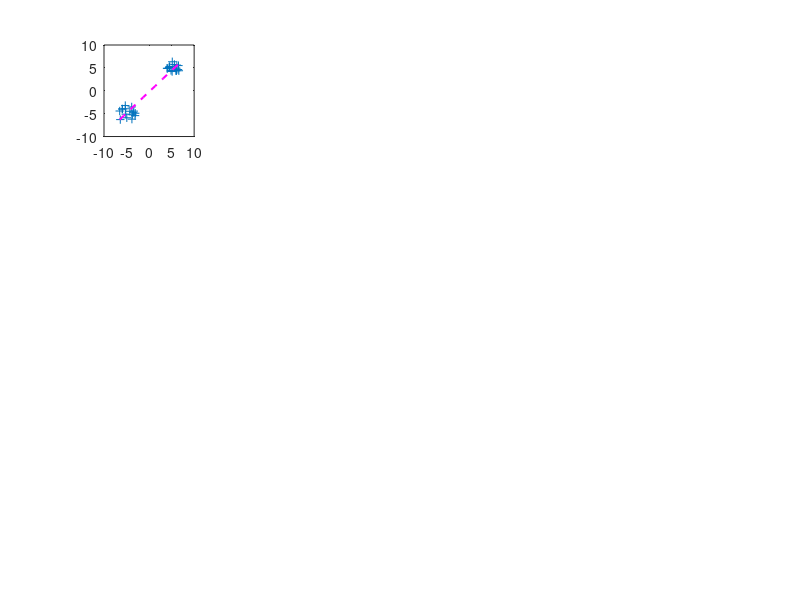

This chart was generated by the following MATLAB code: (Note: this script raises an error after producing the figure.)
%% Compare RSA Matrices Simulation

N = 16;

figure('Pos', [326 71 1291 912])

mu = [-5 -5; 5 5];
sigma = cat(3,[1 0; 0 1], [1 0; 0 1]);
%rng('default')  % For reproducibility
R = [];
R = [R; mvnrnd(mu(1,:),sigma(:,:,1),N)];
R = [R; mvnrnd(mu(2,:),sigma(:,:,2),N)];

subplot(4,5,1)
plot(R(:,1),R(:,2),'+')
set(gca,'xlim',[-10 10], 'ylim',[-10 10])
hold on
B = polyfit(R(:,1), R(:,2),1);
ls1 = plot(linspace(min(R(:,1)), max(R(:,1)),N),B(2) + linspace(min(R(:,1)), max(R(:,1)),N)*B(1),'--m','linewidth',1.5);
text(ls1.XData(end), ls1.YData(end),strrep(sprintf('r = %1.3f',corr(R(:,1), R(:,2))),'0.','.'),'Color','m')
B = polyfit(R(1:N,1), R(1:N,2),1);
ls2 = plot(linspace(min(R(1:N,1)), max(R(1:N,1)),N),B(2) + linspace(min(R(1:N,1)), max(R(1:N,1)),N)*B(1),'--r','linewidth',1.5);
text(ls2.XData(end), ls2.YData(end),strrep(sprintf('r = %1.3f',corr(R(1:N,1), R(1:N,2))),'0.','.'),'Color','r')
B = polyfit(R(N+1:end,1), R(N+1:end,2),1);
ls3 = plot(linspace(min(R(N+1:end,1)), max(R(N+1:end,1)),N),B(2) + linspace(min(R(N+1:end,1)), max(R(N+1:end,1)),N)*B(1),'--g','linewidth',1.5);
text(ls3.XData(end), ls3.YData(end),strrep(sprintf('r = %1.3f',corr(R(N+1:end,1), R(N+1:end,2))),'0.','.'),'Color','g')
hold off
title(sprintf('V_{corr} = %1.4f', (atanh(corr(R(1:N,1), R(1:N,2))) - atanh(corr(R(N+1:end,1), R(N+1:end,2))))*(atanh(corr(R(:,1), R(:,2))))))

mu = [-1 -1; 1 1];
sigma = cat(3,[1 0; 0 1], [1 0; 0 1]);
%rng('default')  % For reproducibility
R = [];
R = [R; mvnrnd(mu(1,:),sigma(:,:,1),N)];
R = [R; mvnrnd(mu(2,:),sigma(:,:,2),N)];

subplot(4,5,2)
plot(R(:,1),R(:,2),'+')
set(gca,'xlim',[-5 5], 'ylim',[-5 5])
hold on
B = polyfit(R(:,1), R(:,2),1);
ls1 = plot(linspace(min(R(:,1)), max(R(:,1)),N),B(2) + linspace(min(R(:,1)), max(R(:,1)),N)*B(1),'--m','linewidth',1.5);
text(ls1.XData(end), ls1.YData(end),strrep(sprintf('r = %1.3f',corr(R(:,1), R(:,2))),'0.','.'),'Color','m')
B = polyfit(R(1:N,1), R(1:N,2),1);
ls2 = plot(linspace(min(R(1:N,1)), max(R(1:N,1)),N),B(2) + linspace(min(R(1:N,1)), max(R(1:N,1)),N)*B(1),'--r','linewidth',1.5);
text(ls2.XData(end), ls2.YData(end),strrep(sprintf('r = %1.3f',corr(R(1:N,1), R(1:N,2))),'0.','.'),'Color','r')
B = polyfit(R(N+1:end,1), R(N+1:end,2),1);
ls3 = plot(linspace(min(R(N+1:end,1)), max(R(N+1:end,1)),N),B(2) + linspace(min(R(N+1:end,1)), max(R(N+1:end,1)),N)*B(1),'--g','linewidth',1.5);
text(ls3.XData(end), ls3.YData(end),strrep(sprintf('r = %1.3f',corr(R(N+1:end,1), R(N+1:end,2))),'0.','.'),'Color','g')
hold off
title(sprintf('V_{corr} = %1.4f', (atanh(corr(R(1:N,1), R(1:N,2))) - atanh(corr(R(N+1:end,1), R(N+1:end,2))))*(atanh(corr(R(:,1), R(:,2))))))

mu = [0 0; 0 0];
sigma = cat(3,[1 0; 0 1], [1 0; 0 1]);
%rng('default')  % For reproducibility
R = [];
R = [R; mvnrnd(mu(1,:),sigma(:,:,1),N)];
R = [R; mvnrnd(mu(2,:),sigma(:,:,2),N)];

subplot(4,5,3)
plot(R(:,1),R(:,2),'+')
set(gca,'xlim',[-5 5], 'ylim',[-5 5])
hold on
B = polyfit(R(:,1), R(:,2),1);
ls1 = plot(linspace(min(R(:,1)), max(R(:,1)),N),B(2) + linspace(min(R(:,1)), max(R(:,1)),N)*B(1),'--m','linewidth',1.5);
text(ls1.XData(end), ls1.YData(end),strrep(sprintf('r = %1.3f',corr(R(:,1), R(:,2))),'0.','.'),'Color','m')
B = polyfit(R(1:N,1), R(1:N,2),1);
ls2 = plot(linspace(min(R(1:N,1)), max(R(1:N,1)),N),B(2) + linspace(min(R(1:N,1)), max(R(1:N,1)),N)*B(1),'--r','linewidth',1.5);
text(ls2.XData(end), ls2.YData(end),strrep(sprintf('r = %1.3f',corr(R(1:N,1), R(1:N,2))),'0.','.'),'Color','r')
B = polyfit(R(N+1:end,1), R(N+1:end,2),1);
ls3 = plot(linspace(min(R(N+1:end,1)), max(R(N+1:end,1)),N),B(2) + linspace(min(R(N+1:end,1)), max(R(N+1:end,2)),N)*B(1),'--g','linewidth',1.5);
text(ls3.XData(end), ls3.YData(end),strrep(sprintf('r = %1.3f',corr(R(N+1:end,1), R(N+1:end,2))),'0.','.'),'Color','g')
hold off
title(sprintf('V_{corr} = %1.4f', (atanh(corr(R(1:N,1), R(1:N,2))) - atanh(corr(R(N+1:end,1), R(N+1:end,2))))*(atanh(corr(R(:,1), R(:,2))))))

mu = [-1 1; 1 -1];
sigma = cat(3,[1 0; 0 1], [1 0; 0 1]);
%rng('default')  % For reproducibility
R = [];
R = [R; mvnrnd(mu(1,:),sigma(:,:,1),N)];
R = [R; mvnrnd(mu(2,:),sigma(:,:,2),N)];

subplot(4,5,4)
plot(R(:,1),R(:,2),'+')
set(gca,'xlim',[-5 5], 'ylim',[-5 5])
hold on
B = polyfit(R(:,1), R(:,2),1);
ls1 = plot(linspace(min(R(:,1)), max(R(:,1)),N),B(2) + linspace(min(R(:,1)), max(R(:,1)),N)*B(1),'--m','linewidth',1.5);
text(ls1.XData(end), ls1.YData(end),strrep(sprintf('r = %1.3f',corr(R(:,1), R(:,2))),'0.','.'),'Color','m')
B = polyfit(R(1:N,1), R(1:N,2),1);
ls2 = plot(linspace(min(R(1:N,1)), max(R(1:N,1)),N),B(2) + linspace(min(R(1:N,1)), max(R(1:N,1)),N)*B(1),'--r','linewidth',1.5);
text(ls2.XData(end), ls2.YData(end),strrep(sprintf('r = %1.3f',corr(R(1:N,1), R(1:N,2))),'0.','.'),'Color','r')
B = polyfit(R(N+1:end,1), R(N+1:end,2),1);
ls3 = plot(linspace(min(R(N+1:end,1)), max(R(N+1:end,1)),N),B(2) + linspace(min(R(N+1:end,1)), max(R(N+1:end,1)),N)*B(1),'--g','linewidth',1.5);
text(ls3.XData(end), ls3.YData(end),strrep(sprintf('r = %1.3f',corr(R(N+1:end,1), R(N+1:end,2))),'0.','.'),'Color','g')
hold off
title(sprintf('V_{corr} = %1.4f', (atanh(corr(R(1:N,1), R(1:N,2))) - atanh(corr(R(N+1:end,1), R(N+1:end,2))))*(atanh(corr(R(:,1), R(:,2))))))

mu = [-5 5; 5 -5];
sigma = cat(3,[1 0; 0 1], [1 0; 0 1]);
%rng('default')  % For reproducibility
R = [];
R = [R; mvnrnd(mu(1,:),sigma(:,:,1),N)];
R = [R; mvnrnd(mu(2,:),sigma(:,:,2),N)];

subplot(4,5,5)
plot(R(:,1),R(:,2),'+')
set(gca,'xlim',[-10 10], 'ylim',[-10 10])
hold on
B = polyfit(R(:,1), R(:,2),1);
ls1 = plot(linspace(min(R(:,1)), max(R(:,1)),N),B(2) + linspace(min(R(:,1)), max(R(:,1)),N)*B(1),'--m','linewidth',1.5);
text(ls1.XData(end), ls1.YData(end),strrep(sprintf('r = %1.3f',corr(R(:,1), R(:,2))),'0.','.'),'Color','m')
B = polyfit(R(1:N,1), R(1:N,2),1);
ls2 = plot(linspace(min(R(1:N,1)), max(R(1:N,1)),N),B(2) + linspace(min(R(1:N,1)), max(R(1:N,1)),N)*B(1),'--r','linewidth',1.5);
text(ls2.XData(end), ls2.YData(end),strrep(sprintf('r = %1.3f',corr(R(1:N,1), R(1:N,2))),'0.','.'),'Color','r')
B = polyfit(R(N+1:end,1), R(N+1:end,2),1);
ls3 = plot(linspace(min(R(N+1:end,1)), max(R(N+1:end,1)),N),B(2) + linspace(min(R(N+1:end,1)), max(R(N+1:end,1)),N)*B(1),'--g','linewidth',1.5);
text(ls3.XData(end), ls3.YData(end),strrep(sprintf('r = %1.3f',corr(R(N+1:end,1), R(N+1:end,2))),'0.','.'),'Color','g')
hold off
title(sprintf('V_{corr} = %1.4f', (atanh(corr(R(1:N,1), R(1:N,2))) - atanh(corr(R(N+1:end,1), R(N+1:end,2))))*(atanh(corr(R(:,1), R(:,2))))))

mu = [-5 -5; 5 5];
sigma = cat(3,[1 .9; .9 1], [1 0; 0 1]);
%rng('default')  % For reproducibility
R = [];
R = [R; mvnrnd(mu(1,:),sigma(:,:,1),N)];
R = [R; mvnrnd(mu(2,:),sigma(:,:,2),N)];

subplot(4,5,6)
plot(R(:,1),R(:,2),'+')
set(gca,'xlim',[-10 10], 'ylim',[-10 10])
hold on
B = polyfit(R(:,1), R(:,2),1);
ls1 = plot(linspace(min(R(:,1)), max(R(:,1)),N),B(2) + linspace(min(R(:,1)), max(R(:,1)),N)*B(1),'--m','linewidth',1.5);
text(ls1.XData(end), ls1.YData(end),strrep(sprintf('r = %1.3f',corr(R(:,1), R(:,2))),'0.','.'),'Color','m')
B = polyfit(R(1:N,1), R(1:N,2),1);
ls2 = plot(linspace(min(R(1:N,1)), max(R(1:N,1)),N),B(2) + linspace(min(R(1:N,1)), max(R(1:N,1)),N)*B(1),'--r','linewidth',1.5);
text(ls2.XData(end), ls2.YData(end),strrep(sprintf('r = %1.3f',corr(R(1:N,1), R(1:N,2))),'0.','.'),'Color','r')
B = polyfit(R(N+1:end,1), R(N+1:end,2),1);
ls3 = plot(linspace(min(R(N+1:end,1)), max(R(N+1:end,1)),N),B(2) + linspace(min(R(N+1:end,1)), max(R(N+1:end,1)),N)*B(1),'--g','linewidth',1.5);
text(ls3.XData(end), ls3.YData(end),strrep(sprintf('r = %1.3f',corr(R(N+1:end,1), R(N+1:end,2))),'0.','.'),'Color','g')
hold off
title(sprintf('V_{corr} = %1.4f', (atanh(corr(R(1:N,1), R(1:N,2))) - atanh(corr(R(N+1:end,1), R(N+1:end,2))))*(atanh(corr(R(:,1), R(:,2))))))

mu = [-1 -1; 1 1];
sigma = cat(3,[1 .9; .9 1], [1 0; 0 1]);
%rng('default')  % For reproducibility
R = [];
R = [R; mvnrnd(mu(1,:),sigma(:,:,1),N)];
R = [R; mvnrnd(mu(2,:),sigma(:,:,2),N)];

subplot(4,5,7)
plot(R(:,1),R(:,2),'+')
set(gca,'xlim',[-5 5], 'ylim',[-5 5])
hold on
B = polyfit(R(:,1), R(:,2),1);
ls1 = plot(linspace(min(R(:,1)), max(R(:,1)),N),B(2) + linspace(min(R(:,1)), max(R(:,1)),N)*B(1),'--m','linewidth',1.5);
text(ls1.XData(end), ls1.YData(end),strrep(sprintf('r = %1.3f',corr(R(:,1), R(:,2))),'0.','.'),'Color','m')
B = polyfit(R(1:N,1), R(1:N,2),1);
ls2 = plot(linspace(min(R(1:N,1)), max(R(1:N,1)),N),B(2) + linspace(min(R(1:N,1)), max(R(1:N,1)),N)*B(1),'--r','linewidth',1.5);
text(ls2.XData(end), ls2.YData(end),strrep(sprintf('r = %1.3f',corr(R(1:N,1), R(1:N,2))),'0.','.'),'Color','r')
B = polyfit(R(N+1:end,1), R(N+1:end,2),1);
ls3 = plot(linspace(min(R(N+1:end,1)), max(R(N+1:end,1)),N),B(2) + linspace(min(R(N+1:end,1)), max(R(N+1:end,1)),N)*B(1),'--g','linewidth',1.5);
text(ls3.XData(end), ls3.YData(end),strrep(sprintf('r = %1.3f',corr(R(N+1:end,1), R(N+1:end,2))),'0.','.'),'Color','g')
hold off
title(sprintf('V_{corr} = %1.4f', (atanh(corr(R(1:N,1), R(1:N,2))) - atanh(corr(R(N+1:end,1), R(N+1:end,2))))*(atanh(corr(R(:,1), R(:,2))))))

mu = [0 0; 0 0];
sigma = cat(3,[1 .9; .9 1], [1 0; 0 1]);
%rng('default')  % For reproducibility
R = [];
R = [R; mvnrnd(mu(1,:),sigma(:,:,1),N)];
R = [R; mvnrnd(mu(2,:),sigma(:,:,2),N)];

subplot(4,5,8)
plot(R(:,1),R(:,2),'+')
set(gca,'xlim',[-5 5], 'ylim',[-5 5])
hold on
B = polyfit(R(:,1), R(:,2),1);
ls1 = plot(linspace(min(R(:,1)), max(R(:,1)),N),B(2) + linspace(min(R(:,1)), max(R(:,1)),N)*B(1),'--m','linewidth',1.5);
text(ls1.XData(end), ls1.YData(end),strrep(sprintf('r = %1.3f',corr(R(:,1), R(:,2))),'0.','.'),'Color','m')
B = polyfit(R(1:N,1), R(1:N,2),1);
ls2 = plot(linspace(min(R(1:N,1)), max(R(1:N,1)),N),B(2) + linspace(min(R(1:N,1)), max(R(1:N,1)),N)*B(1),'--r','linewidth',1.5);
text(ls2.XData(end), ls2.YData(end),strrep(sprintf('r = %1.3f',corr(R(1:N,1), R(1:N,2))),'0.','.'),'Color','r')
B = polyfit(R(N+1:end,1), R(N+1:end,2),1);
ls3 = plot(linspace(min(R(N+1:end,1)), max(R(N+1:end,1)),N),B(2) + linspace(min(R(N+1:end,1)), max(R(N+1:end,1)),N)*B(1),'--g','linewidth',1.5);
text(ls3.XData(end), ls3.YData(end),strrep(sprintf('r = %1.3f',corr(R(N+1:end,1), R(N+1:end,2))),'0.','.'),'Color','g')
hold off
title(sprintf('V_{corr} = %1.4f', (atanh(corr(R(1:N,1), R(1:N,2))) - atanh(corr(R(N+1:end,1), R(N+1:end,2))))*(atanh(corr(R(:,1), R(:,2))))))

mu = [-1 1; 1 -1];
sigma = cat(3,[1 .9; .9 1], [1 0; 0 1]);
%rng('default')  % For reproducibility
R = [];
R = [R; mvnrnd(mu(1,:),sigma(:,:,1),N)];
R = [R; mvnrnd(mu(2,:),sigma(:,:,2),N)];

subplot(4,5,9)
plot(R(:,1),R(:,2),'+')
set(gca,'xlim',[-5 5], 'ylim',[-5 5])
hold on
B = polyfit(R(:,1), R(:,2),1);
ls1 = plot(linspace(min(R(:,1)), max(R(:,1)),N),B(2) + linspace(min(R(:,1)), max(R(:,1)),N)*B(1),'--m','linewidth',1.5);
text(ls1.XData(end), ls1.YData(end),strrep(sprintf('r = %1.3f',corr(R(:,1), R(:,2))),'0.','.'),'Color','m')
B = polyfit(R(1:N,1), R(1:N,2),1);
ls2 = plot(linspace(min(R(1:N,1)), max(R(1:N,1)),N),B(2) + linspace(min(R(1:N,1)), max(R(1:N,1)),N)*B(1),'--r','linewidth',1.5);
text(ls2.XData(end), ls2.YData(end),strrep(sprintf('r = %1.3f',corr(R(1:N,1), R(1:N,2))),'0.','.'),'Color','r')
B = polyfit(R(N+1:end,1), R(N+1:end,2),1);
ls3 = plot(linspace(min(R(N+1:end,1)), max(R(N+1:end,1)),N),B(2) + linspace(min(R(N+1:end,1)), max(R(N+1:end,1)),N)*B(1),'--g','linewidth',1.5);
text(ls3.XData(end), ls3.YData(end),strrep(sprintf('r = %1.3f',corr(R(N+1:end,1), R(N+1:end,2))),'0.','.'),'Color','g')
hold off
title(sprintf('V_{corr} = %1.4f', (atanh(corr(R(1:N,1), R(1:N,2))) - atanh(corr(R(N+1:end,1), R(N+1:end,2))))*(atanh(corr(R(:,1), R(:,2))))))

mu = [-5 5; 5 -5];
sigma = cat(3,[1 .9; .9 1], [1 0; 0 1]);
%rng('default')  % For reproducibility
R = [];
R = [R; mvnrnd(mu(1,:),sigma(:,:,1),N)];
R = [R; mvnrnd(mu(2,:),sigma(:,:,2),N)];

subplot(4,5,10)
plot(R(:,1),R(:,2),'+')
set(gca,'xlim',[-10 10], 'ylim',[-10 10])
hold on
B = polyfit(R(:,1), R(:,2),1);
ls1 = plot(linspace(min(R(:,1)), max(R(:,1)),N),B(2) + linspace(min(R(:,1)), max(R(:,1)),N)*B(1),'--m','linewidth',1.5);
text(ls1.XData(end), ls1.YData(end),strrep(sprintf('r = %1.3f',corr(R(:,1), R(:,2))),'0.','.'),'Color','m')
B = polyfit(R(1:N,1), R(1:N,2),1);
ls2 = plot(linspace(min(R(1:N,1)), max(R(1:N,1)),N),B(2) + linspace(min(R(1:N,1)), max(R(1:N,1)),N)*B(1),'--r','linewidth',1.5);
text(ls2.XData(end), ls2.YData(end),strrep(sprintf('r = %1.3f',corr(R(1:N,1), R(1:N,2))),'0.','.'),'Color','r')
B = polyfit(R(N+1:end,1), R(N+1:end,2),1);
ls3 = plot(linspace(min(R(N+1:end,1)), max(R(N+1:end,1)),N),B(2) + linspace(min(R(N+1:end,1)), max(R(N+1:end,1)),N)*B(1),'--g','linewidth',1.5);
text(ls3.XData(end), ls3.YData(end),strrep(sprintf('r = %1.3f',corr(R(N+1:end,1), R(N+1:end,2))),'0.','.'),'Color','g')
hold off
title(sprintf('V_{corr} = %1.4f', (atanh(corr(R(1:N,1), R(1:N,2))) - atanh(corr(R(N+1:end,1), R(N+1:end,2))))*(atanh(corr(R(:,1), R(:,2))))))

mu = [-5 -5; 5 5];
sigma = cat(3,[1 .9; .9 1], [1 -.9; -.9 1]);
%rng('default')  % For reproducibility
R = [];
R = [R; mvnrnd(mu(1,:),sigma(:,:,1),N)];
R = [R; mvnrnd(mu(2,:),sigma(:,:,2),N)];

subplot(4,5,11)
plot(R(:,1),R(:,2),'+')
set(gca,'xlim',[-10 10], 'ylim',[-10 10])
hold on
B = polyfit(R(:,1), R(:,2),1);
ls1 = plot(linspace(min(R(:,2)), max(R(:,2)),N),B(2) + linspace(min(R(:,2)), max(R(:,2)),N)*B(1),'--m','linewidth',1.5);
text(ls1.XData(end), ls1.YData(end),strrep(sprintf('r = %1.3f',corr(R(:,1), R(:,2))),'0.','.'),'Color','m')
B = polyfit(R(1:N,1), R(1:N,2),1);
ls2 = plot(linspace(min(R(1:N,2)), max(R(1:N,2)),N),B(2) + linspace(min(R(1:N,2)), max(R(1:N,2)),N)*B(1),'--r','linewidth',1.5);
text(ls2.XData(end), ls2.YData(end),strrep(sprintf('r = %1.3f',corr(R(1:N,1), R(1:N,2))),'0.','.'),'Color','r')
B = polyfit(R(N+1:end,1), R(N+1:end,2),1);
ls3 = plot(linspace(min(R(N+1:end,2)), max(R(N+1:end,2)),N),B(2) + linspace(min(R(N+1:end,2)), max(R(N+1:end,2)),N)*B(1),'--g','linewidth',1.5);
text(ls3.XData(end), ls3.YData(end),strrep(sprintf('r = %1.3f',corr(R(N+1:end,1), R(N+1:end,2))),'0.','.'),'Color','g')
hold off
title(sprintf('V_{corr} = %1.4f', (atanh(corr(R(1:N,1), R(1:N,2))) - atanh(corr(R(N+1:end,1), R(N+1:end,2))))*(atanh(corr(R(:,1), R(:,2))))))

mu = [-1 -1; 1 1];
sigma = cat(3,[1 .9; .9 1], [1 -.9; -.9 1]);
%rng('default')  % For reproducibility
R = [];
R = [R; mvnrnd(mu(1,:),sigma(:,:,1),N)];
R = [R; mvnrnd(mu(2,:),sigma(:,:,2),N)];

subplot(4,5,12)
plot(R(:,1),R(:,2),'+')
set(gca,'xlim',[-5 5], 'ylim',[-5 5])
hold on
B = polyfit(R(:,1), R(:,2),1);
ls1 = plot(linspace(min(R(:,1)), max(R(:,1)),N),B(2) + linspace(min(R(:,1)), max(R(:,1)),N)*B(1),'--m','linewidth',1.5);
text(ls1.XData(end), ls1.YData(end),strrep(sprintf('r = %1.3f',corr(R(:,1), R(:,2))),'0.','.'),'Color','m')
B = polyfit(R(1:N,1), R(1:N,2),1);
ls2 = plot(linspace(min(R(1:N,1)), max(R(1:N,1)),N),B(2) + linspace(min(R(1:N,1)), max(R(1:N,1)),N)*B(1),'--r','linewidth',1.5);
text(ls2.XData(end), ls2.YData(end),strrep(sprintf('r = %1.3f',corr(R(1:N,1), R(1:N,2))),'0.','.'),'Color','r')
B = polyfit(R(N+1:end,1), R(N+1:end,2),1);
ls3 = plot(linspace(min(R(N+1:end,1)), max(R(N+1:end,1)),N),B(2) + linspace(min(R(N+1:end,1)), max(R(N+1:end,1)),N)*B(1),'--g','linewidth',1.5);
text(ls3.XData(end), ls3.YData(end),strrep(sprintf('r = %1.3f',corr(R(N+1:end,1), R(N+1:end,2))),'0.','.'),'Color','g')
hold off
title(sprintf('V_{corr} = %1.4f', (atanh(corr(R(1:N,1), R(1:N,2))) - atanh(corr(R(N+1:end,1), R(N+1:end,2))))*(atanh(corr(R(:,1), R(:,2))))))

mu = [0 0; 0 0];
sigma = cat(3,[1 .9; .9 1], [1 -.9; -.9 1]);
%rng('default')  % For reproducibility
R = [];
R = [R; mvnrnd(mu(1,:),sigma(:,:,1),N)];
R = [R; mvnrnd(mu(2,:),sigma(:,:,2),N)];

subplot(4,5,13)
plot(R(:,1),R(:,2),'+')
set(gca,'xlim',[-5 5], 'ylim',[-5 5])
hold on
B = polyfit(R(:,1), R(:,2),1);
ls1 = plot(linspace(min(R(:,1)), max(R(:,1)),N),B(2) + linspace(min(R(:,1)), max(R(:,1)),N)*B(1),'--m','linewidth',1.5);
text(ls1.XData(end), ls1.YData(end),strrep(sprintf('r = %1.3f',corr(R(:,1), R(:,2))),'0.','.'),'Color','m')
B = polyfit(R(1:N,1), R(1:N,2),1);
ls2 = plot(linspace(min(R(1:N,1)), max(R(1:N,1)),N),B(2) + linspace(min(R(1:N,1)), max(R(1:N,1)),N)*B(1),'--r','linewidth',1.5);
text(ls2.XData(end), ls2.YData(end),strrep(sprintf('r = %1.3f',corr(R(1:N,1), R(1:N,2))),'0.','.'),'Color','r')
B = polyfit(R(N+1:end,1), R(N+1:end,2),1);
ls3 = plot(linspace(min(R(N+1:end,1)), max(R(N+1:end,1)),N),B(2) + linspace(min(R(N+1:end,1)), max(R(N+1:end,1)),N)*B(1),'--g','linewidth',1.5);
text(ls3.XData(end), ls3.YData(end),strrep(sprintf('r = %1.3f',corr(R(N+1:end,1), R(N+1:end,2))),'0.','.'),'Color','g')
hold off
title(sprintf('V_{corr} = %1.4f', (atanh(corr(R(1:N,1), R(1:N,2))) - atanh(corr(R(N+1:end,1), R(N+1:end,2))))*(atanh(corr(R(:,1), R(:,2))))))

mu = [-1 1; 1 -1];
sigma = cat(3,[1 .9; .9 1], [1 -.9; -.9 1]);
%rng('default')  % For reproducibility
R = [];
R = [R; mvnrnd(mu(1,:),sigma(:,:,1),N)];
R = [R; mvnrnd(mu(2,:),sigma(:,:,2),N)];

subplot(4,5,14)
plot(R(:,1),R(:,2),'+')
set(gca,'xlim',[-5 5], 'ylim',[-5 5])
hold on
B = polyfit(R(:,1), R(:,2),1);
ls1 = plot(linspace(min(R(:,1)), max(R(:,1)),N),B(2) + linspace(min(R(:,1)), max(R(:,1)),N)*B(1),'--m','linewidth',1.5);
text(ls1.XData(end), ls1.YData(end),strrep(sprintf('r = %1.3f',corr(R(:,1), R(:,2))),'0.','.'),'Color','m')
B = polyfit(R(1:N,1), R(1:N,2),1);
ls2 = plot(linspace(min(R(1:N,1)), max(R(1:N,1)),N),B(2) + linspace(min(R(1:N,1)), max(R(1:N,1)),N)*B(1),'--r','linewidth',1.5);
text(ls2.XData(end), ls2.YData(end),strrep(sprintf('r = %1.3f',corr(R(1:N,1), R(1:N,2))),'0.','.'),'Color','r')
B = polyfit(R(N+1:end,1), R(N+1:end,2),1);
ls3 = plot(linspace(min(R(N+1:end,1)), max(R(N+1:end,1)),N),B(2) + linspace(min(R(N+1:end,1)), max(R(N+1:end,1)),N)*B(1),'--g','linewidth',1.5);
text(ls3.XData(end), ls3.YData(end),strrep(sprintf('r = %1.3f',corr(R(N+1:end,1), R(N+1:end,2))),'0.','.'),'Color','g')
hold off
title(sprintf('V_{corr} = %1.4f', (atanh(corr(R(1:N,1), R(1:N,2))) - atanh(corr(R(N+1:end,1), R(N+1:end,2))))*(atanh(corr(R(:,1), R(:,2))))))

mu = [-5 5; 5 -5];
sigma = cat(3,[1 .9; .9 1], [1 -.9; -.9 1]);
%rng('default')  % For reproducibility
R = [];
R = [R; mvnrnd(mu(1,:),sigma(:,:,1),N)];
R = [R; mvnrnd(mu(2,:),sigma(:,:,2),N)];

subplot(4,5,15)
plot(R(:,1),R(:,2),'+')
set(gca,'xlim',[-10 10], 'ylim',[-10 10])
hold on
B = polyfit(R(:,1), R(:,2),1);
ls1 = plot(linspace(min(R(:,1)), max(R(:,1)),N),B(2) + linspace(min(R(:,1)), max(R(:,1)),N)*B(1),'--m','linewidth',1.5);
text(ls1.XData(end), ls1.YData(end),strrep(sprintf('r = %1.3f',corr(R(:,1), R(:,2))),'0.','.'),'Color','m')
B = polyfit(R(1:N,1), R(1:N,2),1);
ls2 = plot(linspace(min(R(1:N,1)), max(R(1:N,1)),N),B(2) + linspace(min(R(1:N,1)), max(R(1:N,1)),N)*B(1),'--r','linewidth',1.5);
text(ls2.XData(end), ls2.YData(end),strrep(sprintf('r = %1.3f',corr(R(1:N,1), R(1:N,2))),'0.','.'),'Color','r')
B = polyfit(R(N+1:end,1), R(N+1:end,2),1);
ls3 = plot(linspace(min(R(N+1:end,1)), max(R(N+1:end,1)),N),B(2) + linspace(min(R(N+1:end,1)), max(R(N+1:end,1)),N)*B(1),'--g','linewidth',1.5);
text(ls3.XData(end), ls3.YData(end),strrep(sprintf('r = %1.3f',corr(R(N+1:end,1), R(N+1:end,2))),'0.','.'),'Color','g')
hold off
title(sprintf('V_{corr} = %1.4f', (atanh(corr(R(1:N,1), R(1:N,2))) - atanh(corr(R(N+1:end,1), R(N+1:end,2))))*(atanh(corr(R(:,1), R(:,2))))))

mu = [-5 -5; 5 5];
sigma = cat(3,[1 -.9; -.9 1], [1 -.9; -.9 1]);
%rng('default')  % For reproducibility
R = [];
R = [R; mvnrnd(mu(1,:),sigma(:,:,1),N)];
R = [R; mvnrnd(mu(2,:),sigma(:,:,2),N)];

subplot(4,5,16)
plot(R(:,1),R(:,2),'+')
set(gca,'xlim',[-10 10], 'ylim',[-10 10])
hold on
B = polyfit(R(:,1), R(:,2),1);
ls1 = plot(linspace(min(R(:,2)), max(R(:,2)),N),B(2) + linspace(min(R(:,2)), max(R(:,2)),N)*B(1),'--m','linewidth',1.5);
text(ls1.XData(end), ls1.YData(end),strrep(sprintf('r = %1.3f',corr(R(:,1), R(:,2))),'0.','.'),'Color','m')
B = polyfit(R(1:N,1), R(1:N,2),1);
ls2 = plot(linspace(min(R(1:N,2)), max(R(1:N,2)),N),B(2) + linspace(min(R(1:N,2)), max(R(1:N,2)),N)*B(1),'--r','linewidth',1.5);
text(ls2.XData(end), ls2.YData(end),strrep(sprintf('r = %1.3f',corr(R(1:N,1), R(1:N,2))),'0.','.'),'Color','r')
B = polyfit(R(N+1:end,1), R(N+1:end,2),1);
ls3 = plot(linspace(min(R(N+1:end,2)), max(R(N+1:end,2)),N),B(2) + linspace(min(R(N+1:end,2)), max(R(N+1:end,2)),N)*B(1),'--g','linewidth',1.5);
text(ls3.XData(end), ls3.YData(end),strrep(sprintf('r = %1.3f',corr(R(N+1:end,1), R(N+1:end,2))),'0.','.'),'Color','g')
hold off
title(sprintf('V_{corr} = %1.4f', (atanh(corr(R(1:N,1), R(1:N,2))) - atanh(corr(R(N+1:end,1), R(N+1:end,2))))*(atanh(corr(R(:,1), R(:,2))))))

mu = [-1 -1; 1 1];
sigma = cat(3,[1 -.9; -.9 1], [1 -.9; -.9 1]);
%rng('default')  % For reproducibility
R = [];
R = [R; mvnrnd(mu(1,:),sigma(:,:,1),N)];
R = [R; mvnrnd(mu(2,:),sigma(:,:,2),N)];

subplot(4,5,17)
plot(R(:,1),R(:,2),'+')
set(gca,'xlim',[-5 5], 'ylim',[-5 5])
hold on
B = polyfit(R(:,1), R(:,2),1);
ls1 = plot(linspace(min(R(:,1)), max(R(:,1)),N),B(2) + linspace(min(R(:,1)), max(R(:,1)),N)*B(1),'--m','linewidth',1.5);
text(ls1.XData(end), ls1.YData(end),strrep(sprintf('r = %1.3f',corr(R(:,1), R(:,2))),'0.','.'),'Color','m')
B = polyfit(R(1:N,1), R(1:N,2),1);
ls2 = plot(linspace(min(R(1:N,1)), max(R(1:N,1)),N),B(2) + linspace(min(R(1:N,1)), max(R(1:N,1)),N)*B(1),'--r','linewidth',1.5);
text(ls2.XData(end), ls2.YData(end),strrep(sprintf('r = %1.3f',corr(R(1:N,1), R(1:N,2))),'0.','.'),'Color','r')
B = polyfit(R(N+1:end,1), R(N+1:end,2),1);
ls3 = plot(linspace(min(R(N+1:end,1)), max(R(N+1:end,1)),N),B(2) + linspace(min(R(N+1:end,1)), max(R(N+1:end,1)),N)*B(1),'--g','linewidth',1.5);
text(ls3.XData(end), ls3.YData(end),strrep(sprintf('r = %1.3f',corr(R(N+1:end,1), R(N+1:end,2))),'0.','.'),'Color','g')
hold off
title(sprintf('V_{corr} = %1.4f', (atanh(corr(R(1:N,1), R(1:N,2))) - atanh(corr(R(N+1:end,1), R(N+1:end,2))))*(atanh(corr(R(:,1), R(:,2))))))

mu = [0 0; 0 0];
sigma = cat(3,[1 -.9; -.9 1], [1 -.9; -.9 1]);
%rng('default')  % For reproducibility
R = [];
R = [R; mvnrnd(mu(1,:),sigma(:,:,1),N)];
R = [R; mvnrnd(mu(2,:),sigma(:,:,2),N)];

subplot(4,5,18)
plot(R(:,1),R(:,2),'+')
set(gca,'xlim',[-5 5], 'ylim',[-5 5])
hold on
B = polyfit(R(:,1), R(:,2),1);
ls1 = plot(linspace(min(R(:,1)), max(R(:,1)),N),B(2) + linspace(min(R(:,1)), max(R(:,1)),N)*B(1),'--m','linewidth',1.5);
text(ls1.XData(end), ls1.YData(end),strrep(sprintf('r = %1.3f',corr(R(:,1), R(:,2))),'0.','.'),'Color','m')
B = polyfit(R(1:N,1), R(1:N,2),1);
ls2 = plot(linspace(min(R(1:N,1)), max(R(1:N,1)),N),B(2) + linspace(min(R(1:N,1)), max(R(1:N,1)),N)*B(1),'--r','linewidth',1.5);
text(ls2.XData(end), ls2.YData(end),strrep(sprintf('r = %1.3f',corr(R(1:N,1), R(1:N,2))),'0.','.'),'Color','r')
B = polyfit(R(N+1:end,1), R(N+1:end,2),1);
ls3 = plot(linspace(min(R(N+1:end,1)), max(R(N+1:end,1)),N),B(2) + linspace(min(R(N+1:end,1)), max(R(N+1:end,1)),N)*B(1),'--g','linewidth',1.5);
text(ls3.XData(end), ls3.YData(end),strrep(sprintf('r = %1.3f',corr(R(N+1:end,1), R(N+1:end,2))),'0.','.'),'Color','g')
hold off
title(sprintf('V_{corr} = %1.4f', (atanh(corr(R(1:N,1), R(1:N,2))) - atanh(corr(R(N+1:end,1), R(N+1:end,2))))*(atanh(corr(R(:,1), R(:,2))))))

mu = [-1 1; 1 -1];
sigma = cat(3,[1 -.9; -.9 1], [1 -.9; -.9 1]);
%rng('default')  % For reproducibility
R = [];
R = [R; mvnrnd(mu(1,:),sigma(:,:,1),N)];
R = [R; mvnrnd(mu(2,:),sigma(:,:,2),N)];

subplot(4,5,19)
plot(R(:,1),R(:,2),'+')
set(gca,'xlim',[-5 5], 'ylim',[-5 5])
hold on
B = polyfit(R(:,1), R(:,2),1);
ls1 = plot(linspace(min(R(:,1)), max(R(:,1)),N),B(2) + linspace(min(R(:,1)), max(R(:,1)),N)*B(1),'--m','linewidth',1.5);
text(ls1.XData(end), ls1.YData(end),strrep(sprintf('r = %1.3f',corr(R(:,1), R(:,2))),'0.','.'),'Color','m')
B = polyfit(R(1:N,1), R(1:N,2),1);
ls2 = plot(linspace(min(R(1:N,1)), max(R(1:N,1)),N),B(2) + linspace(min(R(1:N,1)), max(R(1:N,1)),N)*B(1),'--r','linewidth',1.5);
text(ls2.XData(end), ls2.YData(end),strrep(sprintf('r = %1.3f',corr(R(1:N,1), R(1:N,2))),'0.','.'),'Color','r')
B = polyfit(R(N+1:end,1), R(N+1:end,2),1);
ls3 = plot(linspace(min(R(N+1:end,1)), max(R(N+1:end,1)),N),B(2) + linspace(min(R(N+1:end,1)), max(R(N+1:end,1)),N)*B(1),'--g','linewidth',1.5);
text(ls3.XData(end), ls3.YData(end),strrep(sprintf('r = %1.3f',corr(R(N+1:end,1), R(N+1:end,2))),'0.','.'),'Color','g')
hold off
title(sprintf('V_{corr} = %1.4f', (atanh(corr(R(1:N,1), R(1:N,2))) - atanh(corr(R(N+1:end,1), R(N+1:end,2))))*(atanh(corr(R(:,1), R(:,2))))))

mu = [-5 5; 5 -5];
sigma = cat(3,[1 -.9; -.9 1], [1 -.9; -.9 1]);
%rng('default')  % For reproducibility
R = [];
R = [R; mvnrnd(mu(1,:),sigma(:,:,1),N)];
R = [R; mvnrnd(mu(2,:),sigma(:,:,2),N)];

subplot(4,5,20)
plot(R(:,1),R(:,2),'+')
set(gca,'xlim',[-10 10], 'ylim',[-10 10])
hold on
B = polyfit(R(:,1), R(:,2),1);
ls1 = plot(linspace(min(R(:,1)), max(R(:,1)),N),B(2) + linspace(min(R(:,1)), max(R(:,1)),N)*B(1),'--m','linewidth',1.5);
text(ls1.XData(end), ls1.YData(end),strrep(sprintf('r = %1.3f',corr(R(:,1), R(:,2))),'0.','.'),'Color','m')
B = polyfit(R(1:N,1), R(1:N,2),1);
ls2 = plot(linspace(min(R(1:N,1)), max(R(1:N,1)),N),B(2) + linspace(min(R(1:N,1)), max(R(1:N,1)),N)*B(1),'--r','linewidth',1.5);
text(ls2.XData(end), ls2.YData(end),strrep(sprintf('r = %1.3f',corr(R(1:N,1), R(1:N,2))),'0.','.'),'Color','r')
B = polyfit(R(N+1:end,1), R(N+1:end,2),1);
ls3 = plot(linspace(min(R(N+1:end,1)), max(R(N+1:end,1)),N),B(2) + linspace(min(R(N+1:end,1)), max(R(N+1:end,1)),N)*B(1),'--g','linewidth',1.5);
text(ls3.XData(end), ls3.YData(end),strrep(sprintf('r = %1.3f',corr(R(N+1:end,1), R(N+1:end,2))),'0.','.'),'Color','g')
hold off
title(sprintf('V_{corr} = %1.4f', (atanh(corr(R(1:N,1), R(1:N,2))) - atanh(corr(R(N+1:end,1), R(N+1:end,2))))*(atanh(corr(R(:,1), R(:,2))))))



%% Matrix 


N = 16;

%figure('Pos', [326 71 1291 912])

mu = [0 0; 0 0];
sigma = cat(3,[1 0.99; 0.99 1], [1 0; 0 1]);
%rng('default')  % For reproducibility
R = [];
R = [R; mvnrnd(mu(1,:),sigma(:,:,1),0.5*N*(0.5*N -1))];
R = [R; mvnrnd(mu(2,:),sigma(:,:,2),0.5*N*(0.5*N -1))];

fast_corr(tiedrank_(R(:,1),1), tiedrank_(R(:,2),1));
ICC(tiedrank_(R,1), 'A-k');
ICC(tiedrank_(R,1), 'C-k');


corrs1 = -0.9:0.05:0.9;
corrs2 = -0.9:0.05:0.9;

mu = [0 0; 0 0];
sigma = cat(3,[1 0; 0 1], [1 0; 0 1]);
Cor_Mat = zeros(length(corrs1),length(corrs2));
ICC_C_Mat = zeros(length(corrs1),length(corrs2));
ICC_A_Mat = zeros(length(corrs1),length(corrs2));
for c1 = 1:length(corrs1)
    for c2 = 1:length(corrs2)
        sigma(1,2,1) = corrs1(c1); sigma(2,1,1) = corrs1(c1);
        sigma(1,2,2) = corrs2(c2); sigma(2,1,2) = corrs2(c2);
        R = [];
        R = [R; mvnrnd(mu(1,:),sigma(:,:,1),0.5*N*(0.5*N -1))];
        R = [R; mvnrnd(mu(2,:),sigma(:,:,2),0.5*N*(0.5*N -1))];

        Cor_Mat(c1,c2) = fast_corr(tiedrank_(R(:,1),1), tiedrank_(R(:,2),1));
        %ICC_A_Mat(c1,c2) = ICC([R(1:56,1:2) R(57:112,1:2)], 'A-1');
        %ICC_C_Mat(c1,c2) = ICC([R(1:56,1:2) R(57:112,1:2)], 'C-1');
        tr_data = tiedrank_(R,1);
        ICC_A_Mat(c1,c2) = ICC([tr_data(1:56,1:2) tr_data(57:112,1:2)], 'A-k');
        ICC_C_Mat(c1,c2) = ICC([tr_data(1:56,1:2) tr_data(57:112,1:2)], 'C-k');
    end
end

figure
subplot(1,3,1)
surf(corrs1, corrs2, Cor_Mat)
title('Correlation'), xlabel('x'), ylabel('y')
subplot(1,3,2)
surf(corrs1, corrs2, ICC_A_Mat)
%set(gca,'zlim',[-3 1.2])
title('ICC Agreement'), xlabel('x'), ylabel('y')
subplot(1,3,3)
surf(corrs1, corrs2, ICC_C_Mat)
%set(gca,'zlim',[-3 1.2])
title('ICC Consistency'), xlabel('x'), ylabel('y')

figure
surf(corrs1, corrs2, ICC_A_Mat./ICC_C_Mat)
title('ICC Agreement/Consistency'), xlabel('x'), ylabel('y')


mus1 = -3:0.2:3;
mus2 = -3:0.2:3;

mu = [0 0; 0 0];
sigma = cat(3,[1 0; 0 1], [1 0; 0 1]);
Cor_Mat = zeros(length(mus1),length(mus2));
ICC_C_Mat = zeros(length(mus1),length(mus2));
ICC_A_Mat = zeros(length(mus1),length(mus2));
for m1 = 1:length(mus1)
    for m2 = 1:length(mus2) 
        mu(2,:) = [mus1(m1) mus2(m2)];
        R = [];
        R = [R; mvnrnd(mu(1,:),sigma(:,:,1),0.5*N*(0.5*N -1))];
        R = [R; mvnrnd(mu(2,:),sigma(:,:,2),0.5*N*(0.5*N -1))];

        Cor_Mat(m1,m2) = fast_corr(tiedrank_(R(:,1),1), tiedrank_(R(:,2),1));
        %ICC_A_Mat(m1,m2) = ICC([R(1:56,1:2) R(57:112,1:2)], 'A-1');
        %ICC_C_Mat(m1,m2) = ICC([R(1:56,1:2) R(57:112,1:2)], 'C-1');
        tr_data = tiedrank_(R,1);
        ICC_A_Mat(m1,m2) = ICC([tr_data(1:56,1:2) tr_data(57:112,1:2)], 'A-k');
        ICC_C_Mat(m1,m2) = ICC([tr_data(1:56,1:2) tr_data(57:112,1:2)], 'C-k');
    end
end

figure
subplot(1,3,1)
surf(mus1, mus2, Cor_Mat)
title('Correlation'), xlabel('x'), ylabel('y')
subplot(1,3,2)
surf(mus1, mus2, ICC_A_Mat)
%set(gca,'zlim',[-3 1.2])
title('ICC Agreement'), xlabel('x'), ylabel('y')
subplot(1,3,3)
surf(mus1, mus2, ICC_C_Mat)
%set(gca,'zlim',[-3 1.2])
title('ICC Consistency'), xlabel('x'), ylabel('y')


figure
surf(mus1, mus2, ICC_A_Mat./ICC_C_Mat)
title('ICC Agreement/Consistency'), xlabel('x'), ylabel('y')



mus1 = -2:1:2;
mus2 = -2:1:2;

mu = [0 0; 0 0];
sigma = cat(3,[1 0; 0 1], [1 0; 0 1]);
Cor_Cell = cell(length(mus1),length(mus2));
ICC_C_Cell = cell(length(mus1),length(mus2));
ICC_A_Cell = cell(length(mus1),length(mus2));
for m1 = 1:length(mus1)
    for m2 = 1:length(mus2) 

        corrs1 = -0.9:0.1:0.9;
        corrs2 = -0.9:0.1:0.9;

        Cor_Cell{m1,m2} = zeros(length(corrs1),length(corrs2));
        ICC_C_Cell{m1,m2} = zeros(length(corrs1),length(corrs2));
        ICC_A_Cell{m1,m2} = zeros(length(corrs1),length(corrs2));
        for c1 = 1:length(corrs1)
            for c2 = 1:length(corrs2)
                mu(2,:) = [mus1(m1) mus2(m2)];
                sigma(1,2,1) = corrs1(c1); sigma(2,1,1) = corrs1(c1);
                sigma(1,2,2) = corrs2(c2); sigma(2,1,2) = corrs2(c2);
                R = [];
                R = [R; mvnrnd(mu(1,:),sigma(:,:,1),0.5*N*(0.5*N -1))];
                R = [R; mvnrnd(mu(2,:),sigma(:,:,2),0.5*N*(0.5*N -1))];

                Cor_Cell{m1,m2}(c1,c2) = fast_corr(tiedrank_(R(:,1),1), tiedrank_(R(:,2),1));
                ICC_C_Cell{m1,m2}(c1,c2) = ICC([R(1:56,1:2) R(57:112,1:2)], 'A-1');
                ICC_A_Cell{m1,m2}(c1,c2) = ICC([R(1:56,1:2) R(57:112,1:2)], 'C-1');
                %tr_data = tiedrank_(R,1);
                %ICC_C_Cell{m1,m2}(c1,c2) = ICC([tr_data(1:56,1:2) tr_data(57:112,1:2)], 'A-1');
                %ICC_A_Cell{m1,m2}(c1,c2) = ICC([tr_data(1:56,1:2) tr_data(57:112,1:2)], 'C-1');
            end
        end
        
    end
end


figure
Data = ICC_C_Cell';
tmp_max = cell2mat(cellfun(@(x) max(x(:)), Data,'UniformOutput',0));
tmp_min = cell2mat(cellfun(@(x) min(x(:)), Data,'UniformOutput',0));
c_limit = [min(tmp_min(:)) max(tmp_max(:))];
for sbp = 1:25
    subplot(5,5,sbp)
    imagesc(Data{sbp})
    set(gca,'clim',c_limit, 'xtick',[], 'ytick',[])
    axis square
end 

figure
Data1 = ICC_C_Cell';
Data2 = ICC_A_Cell';
tmp_max = cell2mat(cellfun(@(x,y) max(x(:)./y(:)), Data1, Data2,'UniformOutput',0));
tmp_min = cell2mat(cellfun(@(x,y) min(x(:)./y(:)), Data1, Data2,'UniformOutput',0));
c_limit = [min(tmp_min(:)) max(tmp_max(:))];
for sbp = 1:25
    subplot(5,5,sbp)
    cur_data = Data1{sbp}./Data2{sbp};
    imagesc(cur_data)
    set(gca,'clim',c_limit,'xtick',[], 'ytick',[])
    axis square
end 


N = 16;

mus1 = [-3 -1 0 1 3]; %-2:1:2;
mus2 = [3 1 0 -1 -3]; %2:-1:-2;

mu = [0 0; 0 0];
sigma = cat(3,[1 0; 0 1], [1 0; 0 1]);
NMeas_Cell = cell(length(mus2),length(mus1));
for m2 = 1:length(mus2)
    for m1 = 1:length(mus1) 

        corrs1 = -0.9:0.1:0.9;
        corrs2 = 0.9:-0.1:-0.9;

        NMeas_Cell{m2,m1} = zeros(length(corrs2),length(corrs1));
        for c2 = 1:length(corrs2)
            for c1 = 1:length(corrs1)
                mu(2,:) = [mus1(m1) mus2(m2)];
                sigma(1,2,1) = corrs1(c1); sigma(2,1,1) = corrs1(c1);
                sigma(1,2,2) = corrs2(c2); sigma(2,1,2) = corrs2(c2);
                R = [];
                R = [R; mvnrnd(mu(1,:),sigma(:,:,1),0.5*N*(0.5*N -1))];
                R = [R; mvnrnd(mu(2,:),sigma(:,:,2),0.5*N*(0.5*N -1))];
                
                cur_data_all = tiedrank_(R,1);
                cor_all = fast_corr(cur_data_all(:,1), cur_data_all(:,2));
                cur_data = tiedrank_(R(1:56,:),1);
                cor_wi  = fast_corr(cur_data(:,1), cur_data(:,2));
                cur_data = tiedrank_(R(57:112,:),1);
                cor_bt  = fast_corr(cur_data(:,1), cur_data(:,2));
                %NMeas_Cell{m2,m1}(c2,c1) = (atanh(cor_wi) - atanh(cor_bt))*atanh(cor_all);
                %[~,p_val] = ttest2(reshape(R(1:56,:),56*2,1), reshape(R(56+1:end,:),56*2,1));
                %NMeas_Cell{m2,m1}(c2,c1) = (abs(norminv(p_val,0,1))/abs(atanh(cor_wi) - atanh(cor_bt)))*atanh(cor_all);
                
                %X = [ones(N*(0.5*N -1),1), cur_data_all(:,2)];
                %%X = [ones(N*(0.5*N -1),1), kron([1;0], ones(0.5*N*(0.5*N -1),1))];
                %%X = R_tr(:,2);
                %y = cur_data_all(:,1);
                %SS_tot = (y - mean(y))' * (y - mean(y));
                %SS_res1 = y'*(eye(N*(0.5*N -1)) - X*((X'*X)\X'))*y;
                %%Rsq1 = 1 - SS_res1/SS_tot;
                %X = [ones(N*(0.5*N -1),1), cur_data_all(:,2), kron([1;0], ones(0.5*N*(0.5*N -1),1))];
                %%X = [ones(N*(0.5*N -1),1), cur_data_all(:,2), kron([1;0], ones(0.5*N*(0.5*N -1),1)).*cur_data_all(:,2)];
                %%X = [R_tr(:,2), kron([1;0], ones(0.5*N*(0.5*N -1),1)), kron([0;1], ones(0.5*N*(0.5*N -1),1))];
                %SS_res2 = y'*(eye(N*(0.5*N -1)) - X*((X'*X)\X'))*y;
                %%Rsq2 = 1 - SS_res2/SS_tot;
                %F = (SS_res1 - SS_res2)/(SS_res2 / (N*(0.5*N -1) - 3));
                %NMeas_Cell{m2,m1}(c2,c1) = abs(f2z_bloc(F,1,N*(0.5*N -1) - 3))*atanh(cor_all);
                
                %%y = (cur_data_all(:,1) - mean(cur_data_all(:))) .* (cur_data_all(:,2) - mean(cur_data_all(:)));
                %y = tiedrank_(R(:,1) .* R(:,2),1);
                %X = [kron([1;0], ones(0.5*N*(0.5*N -1),1)) kron([0;1], ones(0.5*N*(0.5*N -1),1))];
                %SS_tot = (y - mean(y))' * (y - mean(y));
                %SS_res = (y - X*((X'*X)\X'*y))' * (y - X*((X'*X)\X'*y));
                %NMeas_Cell{m2,m1}(c2,c1) = atanh(sqrt(1 - SS_res/SS_tot)) * atanh(cor_all);
                
                %[~,~,stats] = manova1(cur_data_all,[repmat({'sub1'},0.5*N*(0.5*N -1),1); repmat({'sub2'},0.5*N*(0.5*N -1),1)]);
                %NMeas_Cell{m2,m1}(c2,c1) = atanh(sqrt(1 - min(stats.lambda,1))) * atanh(cor_all);
                
                X = [kron([1;0], ones(0.5*N*(0.5*N -1),1)) kron([0;1], ones(0.5*N*(0.5*N -1),1))];
                
                dat1 = R(logical(X(:,1)),:); dat2 = R(logical(X(:,2)),:);
                y1_m = mean(dat1,1);
                y2_m = mean(dat2,1);
                S1 = cov(dat1);
                S2 = cov(dat2);
                S = ((0.5*N*(0.5*N -1)-1)*S1 + (0.5*N*(0.5*N -1)-1)*S2)/(N*(0.5*N -1)-2);
                
                T2 = ((y1_m - y2_m)/inv(S)*(y1_m - y2_m)')*((0.5*N*(0.5*N -1)*0.5*N*(0.5*N -1))/(N*(0.5*N -1)));
                F = T2*((N*(0.5*N -1) - 3) / (2*(N*(0.5*N -1) - 2)));
                NMeas_Cell{m2,m1}(c2,c1) = f2z_bloc(F,1,N*(0.5*N -1) - 3);%*atanh(cor_all);
                
            end
        end
        
    end
end
prctile(NMeas_Cell{5,1}(:),[1 99])

figure('Pos',[164 67 1504 926])
Data = NMeas_Cell';
tmp_max = cell2mat(cellfun(@(x) max(x(:)), Data,'UniformOutput',0));
tmp_min = cell2mat(cellfun(@(x) min(x(:)), Data,'UniformOutput',0));
c_limit = [-8 8]; %prctile(NMeas_Cell{3,3}(:),[1 99]);%[min(tmp_min(:))+0.9 max(tmp_max(:))-1];
phase_shift = [1.2 0.6 0 -0.6 -1.2];
for sbp = 1:25
    h1 = subplot(5,5,sbp);
    imagesc(Data{sbp});
    set(gca,'clim',c_limit, 'xtick',[], 'ytick',[])
    axis square
    aspect = get(h1,'PlotBoxAspectRatio');
    set(h1,'Units','pixels');
    pos = get(h1,'Position');
    pos(3) = aspect(1)/aspect(2)*pos(4);
    set(h1,'Position',pos);
    
    h2 = axes('Units','pixels','pos',[pos(1) pos(2)-25 pos(3) 20],'xlim',[-15 155],'ylim',[-15 15],'visible','off');
    hold on
    for elp = 1:5
        t = linspace(0,2*pi) ;
        a = 15; b = 15;
        x = a*cos(t+phase_shift(elp)) ;
        y = b*sin(t) ;
        plot(x+35*(elp-1),y,'k','linewidth',2)
    end
    axis equal
    box off
    h3 = axes('Units','pixels','pos',[pos(1)-25 pos(2) 20 pos(4)],'xlim',[-15 15],'ylim',[-15 155],'visible','off');
    hold on
    for elp = 1:5
        t = linspace(0,2*pi) ;
        a = 15; b = 15;
        x = a*cos(t+phase_shift(elp)) ;
        y = b*sin(t) ;
        plot(x,y+35*(elp-1),'k','linewidth',2)
    end
    axis equal
    box off
    
    set(h1,'Units','normalized')
    set(h2,'Units','normalized')
    set(h3,'Units','normalized')
    
end 


%% Plot Correlations

mus = [kron(ones(5,1),[-3 -1 0 1 3]') kron([-3 -1 0 1 3]',ones(5,1))];

figure('Pos', [326 71 1291 912])

mu = [0 0; 0 0];
sigma = cat(3,[1 .9; .9 1], [1 .9; .9 1]);
for sbp = 1:25
    mu(2,:) = [mus(sbp) mus(sbp)];
    R = [];
    R = [R; mvnrnd(mu(1,:),sigma(:,:,1),N)];
    R = [R; mvnrnd(mu(2,:),sigma(:,:,2),N)];
    R_tr = tiedrank_(R,1); R_tr_g1 = tiedrank_(R(1:N,:),1); R_tr_g2 = tiedrank_(R(N+1:end,:),1);
    h1 = subplot(5,5,sbp);
    plot(R_tr(1:N,1),R_tr(1:N,2),'+r')
    hold on
    plot(R_tr(N+1:end,1),R_tr(N+1:end,2),'+g')
    set(gca,'xlim',[-5 40], 'ylim',[-5 40], 'xtick', [],'ytick',[]) %set(gca,'xlim',[-5 5], 'ylim',[-5 5], 'xtick', [],'ytick',[])
    B = polyfit(R_tr(:,1), R_tr(:,2),1);
    ls1 = plot(linspace(min(R_tr(:,1)), max(R_tr(:,1)),N),B(2) + linspace(min(R_tr(:,1)), max(R_tr(:,1)),N)*B(1),'--m','linewidth',1.5);
    text(ls1.XData(end), ls1.YData(end),strrep(sprintf('r = %1.3f',corr(R_tr(:,1), R_tr(:,2))),'0.','.'),'Color','m')
    B = polyfit(R_tr(1:N,1), R_tr(1:N,2),1);
    ls2 = plot(linspace(min(R_tr(1:N,1)), max(R_tr(1:N,1)),N),B(2) + linspace(min(R_tr(1:N,1)), max(R_tr(1:N,1)),N)*B(1),'--r','linewidth',1.5);
    text(ls2.XData(end), ls2.YData(end),strrep(sprintf('r = %1.3f',corr(R_tr(1:N,1), R_tr(1:N,2))),'0.','.'),'Color','r')
    B = polyfit(R_tr(N+1:end,1), R_tr(N+1:end,2),1);
    ls3 = plot(linspace(min(R_tr(N+1:end,1)), max(R_tr(N+1:end,1)),N),B(2) + linspace(min(R_tr(N+1:end,1)), max(R_tr(N+1:end,1)),N)*B(1),'--g','linewidth',1.5);
    text(ls3.XData(end), ls3.YData(end),strrep(sprintf('r = %1.3f',corr(R_tr(N+1:end,1), R_tr(N+1:end,2))),'0.','.'),'Color','g')
    hold off
    
    title(sprintf('V_{corr} = %1.4f', (atanh(corr(R_tr_g1(:,1), R_tr_g1(:,2))) - atanh(corr(R_tr_g2(:,1), R_tr_g2(:,2))))*(atanh(corr(R_tr(:,1), R_tr(:,2))))),'fontsize',8)
    axis square
end


%% New Idea

N = 56;

mus = [kron(ones(5,1),([-3 -1 0 1 3])') kron(([3 1 0 -1 -3])',ones(5,1))];

figure('Pos', [326 71 1291 912])

mu = [0 0; 0 0];
sigma = cat(3,[1 0; 0 1], [1 0; 0 1]);
for sbp = 1:25
    mu(2,:) = [mus(sbp,1) mus(sbp,2)];
    R = [];
    R = [R; mvnrnd(mu(1,:),sigma(:,:,1),N)];
    R = [R; mvnrnd(mu(2,:),sigma(:,:,2),N)];
    R_tr = tiedrank_(R,1); R_tr_g1 = tiedrank_(R(1:N,:),1); R_tr_g2 = tiedrank_(R(N+1:end,:),1);
    %R_tr = R;
    h1 = subplot(5,5,sbp);
    plot(R_tr(1:N,1),R_tr(1:N,2),'+r')
    hold on
    plot(R_tr(N+1:end,1),R_tr(N+1:end,2),'+g')
    set(gca,'xlim',[min(R_tr(:))-20 max(R_tr(:))+13], 'ylim',[min(R_tr(:))-20 max(R_tr(:))+13], 'xtick', [],'ytick',[]) %set(gca,'xlim',[-5 5], 'ylim',[-5 5], 'xtick', [],'ytick',[])
    B = polyfit(R_tr(:,1), R_tr(:,2),1);
    ls1 = plot(linspace(min(R_tr(:,1)), max(R_tr(:,1)),N),B(2) + linspace(min(R_tr(:,1)), max(R_tr(:,1)),N)*B(1),'--m','linewidth',1.5);
    text(ls1.XData(end), ls1.YData(end),strrep(sprintf('r = %1.3f',corr(R_tr(:,1), R_tr(:,2))),'0.','.'),'Color','m')
    B = polyfit(R_tr(1:N,1), R_tr(1:N,2),1);
    ls2 = plot(linspace(min(R_tr(1:N,1)), max(R_tr(1:N,1)),N),B(2) + linspace(min(R_tr(1:N,1)), max(R_tr(1:N,1)),N)*B(1),'--r','linewidth',1.5);
    text(ls2.XData(end), ls2.YData(end),strrep(sprintf('r = %1.3f',corr(R_tr(1:N,1), R_tr(1:N,2))),'0.','.'),'Color','r')
    B = polyfit(R_tr(N+1:end,1), R_tr(N+1:end,2),1);
    ls3 = plot(linspace(min(R_tr(N+1:end,1)), max(R_tr(N+1:end,1)),N),B(2) + linspace(min(R_tr(N+1:end,1)), max(R_tr(N+1:end,1)),N)*B(1),'--g','linewidth',1.5);
    text(ls3.XData(end), ls3.YData(end),strrep(sprintf('r = %1.3f',corr(R_tr(N+1:end,1), R_tr(N+1:end,2))),'0.','.'),'Color','g')
    hold off
    
    %X = [ones(2*N,1), R_tr(:,2)];
    %%X = [ones(2*N,1), kron([1;0], ones(N,1))];
    %%X = R_tr(:,2);
    %y = R_tr(:,1);
    %SS_tot = (y - mean(y))' * (y - mean(y));
    %SS_res1 = (y - X*((X'*X)\X'*y))' * (y - X*((X'*X)\X'*y));
    %%Rsq1 = 1 - SS_res1/SS_tot;
    %X = [ones(2*N,1), R_tr(:,2), kron([1;0], ones(N,1))];
    %%X = [ones(2*N,1), R_tr(:,2), kron([1;0], ones(N,1)).*R_tr(:,2)];
    %%X = [R_tr(:,2), kron([1;0], ones(16,1)), kron([0;1], ones(16,1))];
    %SS_res2 = (y - X*((X'*X)\X'*y))' * (y - X*((X'*X)\X'*y));
    %%Rsq2 = 1 - SS_res2/SS_tot;
    %F = (SS_res1 - SS_res2)/(SS_res2 / (2*N - 3));
    %p = fcdf(F,1,2*N - 3,'upper');
    %meas = abs(norminv(p))*atanh(corr(R_tr(:,1), R_tr(:,2)));
    
    y = tiedrank_(R(:,1) .* R(:,2),1);
    X = [kron([1;0], ones(N,1)), kron([0;1], ones(N,1))];
    SS_tot = (y - mean(y))' * (y - mean(y));
    SS_res = (y - X*((X'*X)\X'*y))' * (y - X*((X'*X)\X'*y));
    meas = atanh(sqrt(1 - SS_res/SS_tot)) * atanh(corr(R_tr(:,1), R_tr(:,2)));
    
    %[~,p_val] = ttest2(reshape(R(1:N,:),N*2,1), reshape(R(N+1:end,:),N*2,1));
    %meas = (atanh(corr(R_tr_g1(:,1), R_tr_g1(:,2))) - atanh(corr(R_tr_g2(:,1), R_tr_g2(:,2))))*(atanh(corr(R_tr(:,1), R_tr(:,2))))*norminv(1-p_val,0,1);
    
    %X = [kron([1;0], ones(N,1)) kron([0;1], ones(N,1))];

    %dat1 = R(logical(X(:,1)),:); dat2 = R(logical(X(:,2)),:);
    %y1_m = mean(dat1,1);
    %y2_m = mean(dat2,1);
    %S1 = cov(dat1);
    %S2 = cov(dat2);
    %S = ((0.5*N*(0.5*N -1)-1)*S1 + (0.5*N*(0.5*N -1)-1)*S2)/(N*(0.5*N -1)-2);

    %T2 = ((y1_m - y2_m)/inv(S)*(y1_m - y2_m)')*((0.5*N*(0.5*N -1)*0.5*N*(0.5*N -1))/(N*(0.5*N -1)));
    %meas = T2;
    title(sprintf('V_{corr} = %1.4f', meas),'fontsize',8)
    axis square
end



%% New New Crossproduct Idea

N = 56;

mus = [kron(ones(5,1),([-3 -1 0 1 3])') kron(([3 1 0 -1 -3])',ones(5,1))];

figure('Pos', [326 71 1291 912])

mu = [0 0; 0 0];
sigma = cat(3,[1 0; 0 1], [1 0; 0 1]);
for sbp = 1:25
    mu(2,:) = [mus(sbp,1) mus(sbp,2)];
    R = [];
    R = [R; mvnrnd(mu(1,:),sigma(:,:,1),N)];
    R = [R; mvnrnd(mu(2,:),sigma(:,:,2),N)];
    R_tr = tiedrank_(R,1); 
    dat = tiedrank_(R(:,1).*R(:,2),1); % R_tr(:,1).*R_tr(:,2); R(:,1).*R(:,2);
    h1 = subplot(5,5,sbp);
    hold on
    histogram(dat(1:N),15)
    histogram(dat(N+1:end),15)
    hold off
    
    y = dat;
    X = [kron([1;0], ones(N,1)), kron([0;1], ones(N,1))];
    SS_tot = (y - mean(y))' * (y - mean(y));
    SS_res = (y - X*((X'*X)\X'*y))' * (y - X*((X'*X)\X'*y));
    meas = atanh(sqrt(1 - SS_res/SS_tot)) * atanh(corr(R_tr(:,1), R_tr(:,2)));
    
    title(sprintf('V_{corr} = %1.4f', meas),'fontsize',8)
    set(gca, 'xlim', [-2 130], 'ylim', [0 15])
    axis square
end




%% Try out Real Data

msr = 1;

% ROI Electrode positions
% Biosemi 128 Electrodes System Radial ABC
Electrodes_ROIs

% Hypotheses Matrix
trl_mat = [kron([1;2],ones(64,1)) kron([1;2;1;2],ones(32,1))];
Perceptual_Mat_full = zeros(size(trl_mat,1));
Semantic_Mat_full = zeros(size(trl_mat,1));
for i = 1:size(trl_mat,1)-1
    for j = (i+1):size(trl_mat,1)
        if(j ~= size(trl_mat,1) - (i - 1))
            if(trl_mat(i,1) == 1 && trl_mat(j,1) == 1)
                Perceptual_Mat_full(i,j) = 1;
            elseif(trl_mat(i,1) == 2 && trl_mat(j,1) == 2)
                Perceptual_Mat_full(i,j) = 2;
            else
                Perceptual_Mat_full(i,j) = -1;
            end

            if(trl_mat(i,2) == 1 && trl_mat(j,2) == 1)
                Semantic_Mat_full(i,j) = 1;
            elseif(trl_mat(i,2) == 2 && trl_mat(j,2) == 2)
                Semantic_Mat_full(i,j) = 2;
            else
                Semantic_Mat_full(i,j) = -1;
            end
        end
    end
end

Perceptual_Mat_red16 = zeros(16);
Semantic_Mat_red16 = zeros(16);
for i = 1:16-1
    for j = (i+1):16
        if(j ~= 16 - (i - 1))
            if(trl_mat(8*i,1) == 1 && trl_mat(8*j,1) == 1)
                Perceptual_Mat_red16(i,j) = 1;
            elseif(trl_mat(8*i,1) == 2 && trl_mat(8*j,1) == 2)
                Perceptual_Mat_red16(i,j) = 2;
            else
                Perceptual_Mat_red16(i,j) = -1;
            end

            if(trl_mat(8*i,2) == 1 && trl_mat(8*j,2) == 1)
                Semantic_Mat_red16(i,j) = 1;
            elseif(trl_mat(8*i,2) == 2 && trl_mat(8*j,2) == 2)
                Semantic_Mat_red16(i,j) = 2;
            else
                Semantic_Mat_red16(i,j) = -1;
            end
        end
    end
end

% Load Data 
% Subject Names
load('RSA_Data_Enc','Subj_names')

% Create Data Struct for Encoding
tmp_strct_enc = load('RSA_Data_Enc');
measures = tmp_strct_enc.RSA_Data_CM.OCC.meas16;
tmp_strct_ret = load('RSA_Data_Ret');
RSA_Data_Enc = [];
RSA_Data_Ret = [];
for sub = 1:length(Subj_names)
    if(sub == 1)
        RSA_Data_Enc.Names   = Subj_names;
        for fn = fieldnames(tmp_strct_enc.(['RSA_Data_',Subj_names{sub}]).OCC)'
            RSA_Data_Enc.(fn{1}) = tmp_strct_enc.(['RSA_Data_',Subj_names{sub}]).OCC.(fn{1});
        end
        RSA_Data_Enc = rmfield(RSA_Data_Enc, {'Name','TimeVec1024','RSA_full','MDS_full','RSA_16','Encoding_Data','TrialInfo'...
                                      'rsa_dim','curROI','curROI_name'});
        RSA_Data_Enc.OCC_ROI = tmp_strct_enc.(['RSA_Data_',Subj_names{sub}]).OCC.curROI; 
        RSA_Data_Enc.TMP_ROI = tmp_strct_enc.(['RSA_Data_',Subj_names{sub}]).TMP.curROI;
        RSA_Data_Enc.FRT_ROI = tmp_strct_enc.(['RSA_Data_',Subj_names{sub}]).FRT.curROI;
        RSA_Data_Enc.CNT_ROI = tmp_strct_enc.(['RSA_Data_',Subj_names{sub}]).CNT.curROI;
        RSA_Data_Enc.PRT_ROI = tmp_strct_enc.(['RSA_Data_',Subj_names{sub}]).PRT.curROI;

        RSA_Data_Ret.Names   = Subj_names;
        for fn = fieldnames(tmp_strct_ret.(['RSA_Data_',Subj_names{sub}]).OCC)'
            RSA_Data_Ret.(fn{1}) = tmp_strct_ret.(['RSA_Data_',Subj_names{sub}]).OCC.(fn{1});
        end
        RSA_Data_Ret = rmfield(RSA_Data_Ret, {'Name','TimeVec1024','RSA_full','MDS_full','RSA_16','Retrieval_Data','TrialInfo'...
                                      'rsa_dim','curROI','curROI_name'});
        RSA_Data_Ret.OCC_ROI = tmp_strct_ret.(['RSA_Data_',Subj_names{sub}]).OCC.curROI; 
        RSA_Data_Ret.TMP_ROI = tmp_strct_ret.(['RSA_Data_',Subj_names{sub}]).TMP.curROI;
        RSA_Data_Ret.FRT_ROI = tmp_strct_ret.(['RSA_Data_',Subj_names{sub}]).FRT.curROI;
        RSA_Data_Ret.CNT_ROI = tmp_strct_ret.(['RSA_Data_',Subj_names{sub}]).CNT.curROI;
        RSA_Data_Ret.PRT_ROI = tmp_strct_ret.(['RSA_Data_',Subj_names{sub}]).PRT.curROI;

    end

    if(~isempty(tmp_strct_enc.(['RSA_Data_',Subj_names{sub}]).OCC.RSA_full))
        RSA_Data_Enc.OCC.full_Data(sub,:,:,:) = permute(tmp_strct_enc.(['RSA_Data_',Subj_names{sub}]).OCC.RSA_full{1,msr},[3 1 2]);
        RSA_Data_Enc.TMP.full_Data(sub,:,:,:) = permute(tmp_strct_enc.(['RSA_Data_',Subj_names{sub}]).TMP.RSA_full{1,msr},[3 1 2]);
        RSA_Data_Enc.FRT.full_Data(sub,:,:,:) = permute(tmp_strct_enc.(['RSA_Data_',Subj_names{sub}]).FRT.RSA_full{1,msr},[3 1 2]);
        RSA_Data_Enc.CNT.full_Data(sub,:,:,:) = permute(tmp_strct_enc.(['RSA_Data_',Subj_names{sub}]).CNT.RSA_full{1,msr},[3 1 2]);
        RSA_Data_Enc.PRT.full_Data(sub,:,:,:) = permute(tmp_strct_enc.(['RSA_Data_',Subj_names{sub}]).PRT.RSA_full{1,msr},[3 1 2]);
    end
    RSA_Data_Enc.OCC.red16_Data(sub,:,:,:) = permute(tmp_strct_enc.(['RSA_Data_',Subj_names{sub}]).OCC.RSA_16{1,msr},[3 1 2]);
    RSA_Data_Enc.TMP.red16_Data(sub,:,:,:) = permute(tmp_strct_enc.(['RSA_Data_',Subj_names{sub}]).TMP.RSA_16{1,msr},[3 1 2]);
    RSA_Data_Enc.FRT.red16_Data(sub,:,:,:) = permute(tmp_strct_enc.(['RSA_Data_',Subj_names{sub}]).FRT.RSA_16{1,msr},[3 1 2]);
    RSA_Data_Enc.CNT.red16_Data(sub,:,:,:) = permute(tmp_strct_enc.(['RSA_Data_',Subj_names{sub}]).CNT.RSA_16{1,msr},[3 1 2]);
    RSA_Data_Enc.PRT.red16_Data(sub,:,:,:) = permute(tmp_strct_enc.(['RSA_Data_',Subj_names{sub}]).PRT.RSA_16{1,msr},[3 1 2]);

    if(~isempty(tmp_strct_ret.(['RSA_Data_',Subj_names{sub}]).OCC.RSA_full))
        RSA_Data_Ret.OCC.full_Data(sub,:,:,:) = permute(tmp_strct_ret.(['RSA_Data_',Subj_names{sub}]).OCC.RSA_full{1,msr},[3 1 2]);
        RSA_Data_Ret.TMP.full_Data(sub,:,:,:) = permute(tmp_strct_ret.(['RSA_Data_',Subj_names{sub}]).TMP.RSA_full{1,msr},[3 1 2]);
        RSA_Data_Ret.FRT.full_Data(sub,:,:,:) = permute(tmp_strct_ret.(['RSA_Data_',Subj_names{sub}]).FRT.RSA_full{1,msr},[3 1 2]);
        RSA_Data_Ret.CNT.full_Data(sub,:,:,:) = permute(tmp_strct_ret.(['RSA_Data_',Subj_names{sub}]).CNT.RSA_full{1,msr},[3 1 2]);
        RSA_Data_Ret.PRT.full_Data(sub,:,:,:) = permute(tmp_strct_ret.(['RSA_Data_',Subj_names{sub}]).PRT.RSA_full{1,msr},[3 1 2]);
    end
    RSA_Data_Ret.OCC.red16_Data(sub,:,:,:) = permute(tmp_strct_ret.(['RSA_Data_',Subj_names{sub}]).OCC.RSA_16{1,msr},[3 1 2]);
    RSA_Data_Ret.TMP.red16_Data(sub,:,:,:) = permute(tmp_strct_ret.(['RSA_Data_',Subj_names{sub}]).TMP.RSA_16{1,msr},[3 1 2]);
    RSA_Data_Ret.FRT.red16_Data(sub,:,:,:) = permute(tmp_strct_ret.(['RSA_Data_',Subj_names{sub}]).FRT.RSA_16{1,msr},[3 1 2]);
    RSA_Data_Ret.CNT.red16_Data(sub,:,:,:) = permute(tmp_strct_ret.(['RSA_Data_',Subj_names{sub}]).CNT.RSA_16{1,msr},[3 1 2]);
    RSA_Data_Ret.PRT.red16_Data(sub,:,:,:) = permute(tmp_strct_ret.(['RSA_Data_',Subj_names{sub}]).PRT.RSA_16{1,msr},[3 1 2]);

    RSA_Data_Enc.Encoding_Data{sub} = tmp_strct_enc.(['RSA_Data_',Subj_names{sub}]).OCC.Encoding_Data;
    RSA_Data_Enc.TrialInfo{sub} = tmp_strct_enc.(['RSA_Data_',Subj_names{sub}]).OCC.TrialInfo;

    RSA_Data_Ret.Retrieval_Data{sub} = tmp_strct_ret.(['RSA_Data_',Subj_names{sub}]).OCC.Retrieval_Data;
    RSA_Data_Ret.TrialInfo{sub} = tmp_strct_ret.(['RSA_Data_',Subj_names{sub}]).OCC.TrialInfo;

end
clear tmp_strct_enc tmp_strct_ret


% Plot Scattergrams of Real Data

ROI = {'OCC','TMP','FRT','CNT','PRT'};
r = 1;
N = 56;


figure('Pos', [326 71 1291 912])

for sbp = 1:9
    
    enc_samp = datasample(1:length(RSA_Data_Enc.TimeVec),1);
    ret_samp = datasample(1:length(RSA_Data_Ret.TimeVec),1);
    
    cur_data1 = nanmean(squeeze(RSA_Data_Enc.(ROI{r}).red16_Data(:,enc_samp,Perceptual_Mat_red16 > 0))',2);
    cur_data2 = nanmean(squeeze(RSA_Data_Ret.(ROI{r}).red16_Data(:,enc_samp,Perceptual_Mat_red16 > 0))',2);
    gr_WI = [reshape(cur_data1,[],1) reshape(cur_data2,[],1)];
    
    cur_data1 = nanmean(squeeze(RSA_Data_Enc.(ROI{r}).red16_Data(:,enc_samp,Perceptual_Mat_red16 < 0))',2);
    cur_data2 = nanmean(squeeze(RSA_Data_Ret.(ROI{r}).red16_Data(:,enc_samp,Perceptual_Mat_red16 < 0))',2);
    gr_BT = [reshape(cur_data1,[],1) reshape(cur_data2,[],1)];
    
    R_tr = [gr_WI; gr_BT];
    
    h = subplot(3,3,sbp);
    plot(gr_WI(:,1),gr_WI(:,2),'ro')
    hold on
    plot(gr_BT(:,1),gr_BT(:,2),'go')  
    hold on
    B = polyfit(R_tr(:,1), R_tr(:,2),1);
    ls1 = plot(linspace(min(R_tr(:,1)), max(R_tr(:,1)),N),B(2) + linspace(min(R_tr(:,1)), max(R_tr(:,1)),N)*B(1),'--m','linewidth',1.5);
    text(ls1.XData(end), ls1.YData(end),strrep(sprintf('r = %1.3f',corr(R_tr(:,1), R_tr(:,2))),'0.','.'),'Color','m')
    B = polyfit(R_tr(1:N,1), R_tr(1:N,2),1);
    ls2 = plot(linspace(min(R_tr(1:N,1)), max(R_tr(1:N,1)),N),B(2) + linspace(min(R_tr(1:N,1)), max(R_tr(1:N,1)),N)*B(1),'--r','linewidth',1.5);
    text(ls2.XData(end), ls2.YData(end),strrep(sprintf('r = %1.3f',corr(R_tr(1:N,1), R_tr(1:N,2))),'0.','.'),'Color','r')
    B = polyfit(R_tr(N+1:end,1), R_tr(N+1:end,2),1);
    ls3 = plot(linspace(min(R_tr(N+1:end,1)), max(R_tr(N+1:end,1)),N),B(2) + linspace(min(R_tr(N+1:end,1)), max(R_tr(N+1:end,1)),N)*B(1),'--g','linewidth',1.5);
    text(ls3.XData(end), ls3.YData(end),strrep(sprintf('r = %1.3f',corr(R_tr(N+1:end,1), R_tr(N+1:end,2))),'0.','.'),'Color','g')
    hold off
    [~,p_val] = ttest2(reshape(R_tr(1:N,:),N*2,1), reshape(R_tr(N+1:end,:),N*2,1));
    meas = (abs(norminv(p_val,0,1))/(atanh(corr(gr_WI(:,1), gr_WI(:,2))) - atanh(corr(gr_BT(:,1), gr_BT(:,2)))))*(atanh(corr(R_tr(:,1), R_tr(:,2))));
    title(sprintf('Enc: %1.3f - Ret: %1.3f - V_{corr} = %1.4f', RSA_Data_Enc.TimeVec(enc_samp), RSA_Data_Ret.TimeVec(ret_samp), meas),'fontsize',8)
    axis square
    set(h,'xlim',[0.4 0.65],'ylim',[0.4 0.65])
    axis square
end



N = 56;

Dur_Meth = zeros(2,1);

tic
X1 = kron(eye(23),[kron([1;0],ones(N,1)) kron([0;1],ones(N,1))]); % ones(length(y2),1)
for i = 1:10000
    
    dat1 = rand(112,23);
    dat2 = rand(112,23);
    y = dat1.*dat2;
    y2 = bsxfun(@times, kron(eye(23),ones(2*N,1)),y(:));
    SS_tot1 = sum(bsxfun(@minus, y, mean(y)).^2,1);%' * bsxfun(@minus, y, mean(y));
    %SS_tot1 = bsxfun(@minus, y, mean(y))' * bsxfun(@minus, y, mean(y));
    SS_res1 = sum((y2 - X1*((X1'*X1)\X1'*y2)).^2,1);
    %SS_res1 = (y2 - X1*((X1'*X1)\X1'*y2))' * (y2 - X1*((X1'*X1)\X1'*y2));
    meas1 = atanh(sqrt(1 - SS_res1./SS_tot1))';
    
end
Dur_Meth(1,1) = toc;

tic
X2 = [kron([1;0], ones(N,1)), kron([0;1], ones(N,1))];
for i = 1:10000
    
    dat1 = rand(112,23);
    dat2 = rand(112,23);
    meas2 = zeros(23,1);
    SS_tot2 = zeros(23,1);
    SS_res2 = zeros(23,1);
    for sub = 1:23
        y = tiedrank_(dat1(:,sub) .* dat2(:,sub),1);
        SS_tot2(sub) = sum((y - mean(y)).^2);
        SS_res2(sub) = sum((y - X2*((X2'*X2)\X2'*y)).^2);
        meas2(sub,1) = atanh(sqrt(1 - SS_res2(sub)/SS_tot2(sub)));
    end
    
end
Dur_Meth(2,1) = toc;
